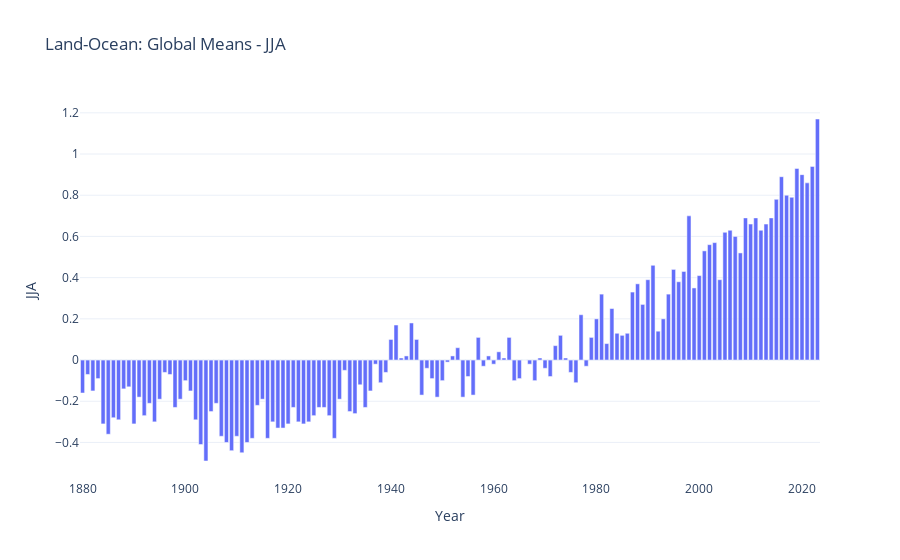

Notebook cell for this chart:
### Code cell
period = 'JJA'
px.bar(df, x='Year', y = period, title = f"{title} - {period}", template='plotly_white')

### Figure 1 — Plotly figure (JSON) as saved in the notebook; plotly's stock layout.template omitted (floating-point values rounded to 4 significant figures; data arrays with more than 128 entries replaced by an {"elided": "..."} marker saying what was removed)
{"data": [{"alignmentgroup": "True", "hovertemplate": "Year=%{x}<br>JJA=%{y}<extra></extra>", "legendgroup": "", "marker": {"color": "#636efa", "pattern": {"shape": ""}}, "name": "", "offsetgroup": "", "orientation": "v", "showlegend": false, "textposition": "auto", "type": "bar", "x": {"elided": "144 int values"}, "xaxis": "x", "y": {"elided": "144 float values"}, "yaxis": "y"}], "layout": {"barmode": "relative", "legend": {"tracegroupgap": 0}, "title": {"text": "Land-Ocean: Global Means - JJA"}, "xaxis": {"anchor": "y", "domain": [0, 1], "title": {"text": "Year"}}, "yaxis": {"anchor": "x", "domain": [0, 1], "title": {"text": "JJA"}}}}
